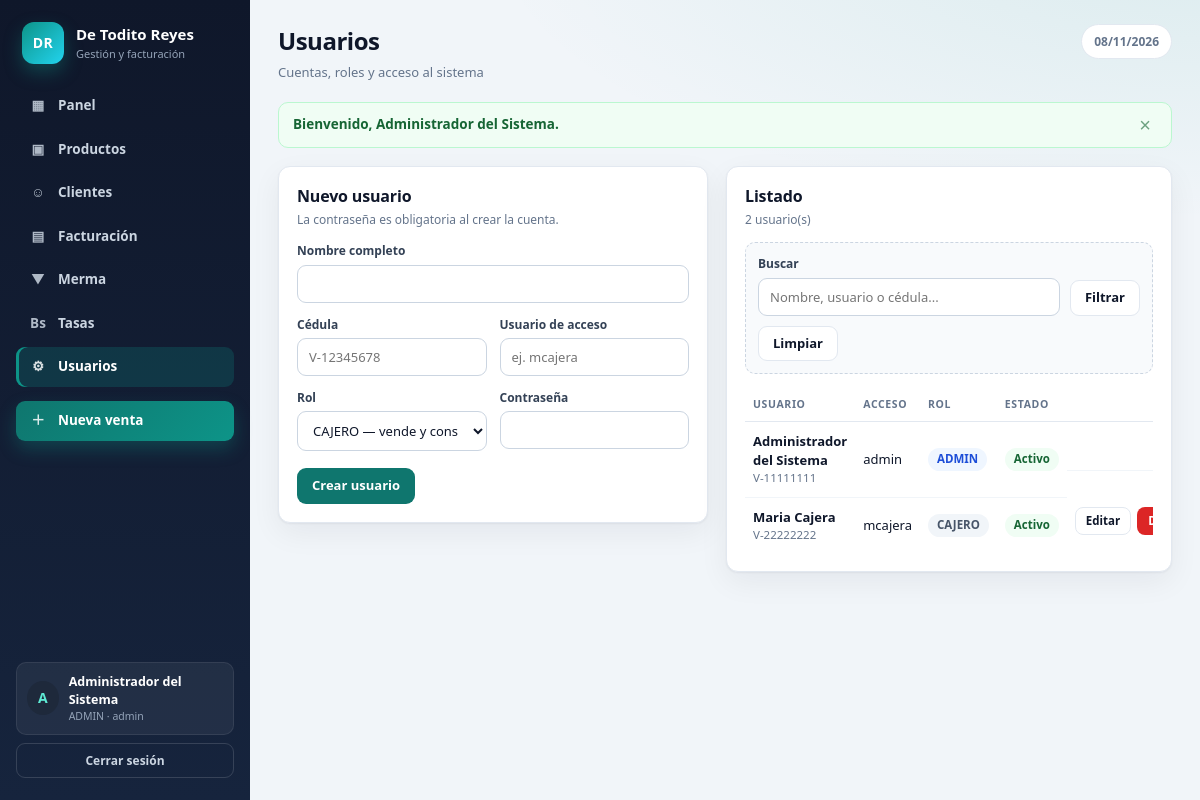
/usuarios (signed in), run on the app's committed database.
### tables this page shows
CREATE TABLE usuarios (
  id_usuario    INT           NOT NULL AUTO_INCREMENT,
  cedula        VARCHAR(15)   NOT NULL,
  nombre_completo VARCHAR(100) NOT NULL,
  usuario_login VARCHAR(40)   NOT NULL,
  password_hash VARCHAR(255)  NOT NULL COMMENT 'Generado con password_hash() de PHP (bcrypt/argon2)',
  rol           ENUM('ADMIN','CAJERO') NOT NULL DEFAULT 'CAJERO',
  activo        TINYINT(1)    NOT NULL DEFAULT 1,
  creado        DATETIME      NOT NULL DEFAULT CURRENT_TIMESTAMP,
  PRIMARY KEY (id_usuario),
  UNIQUE KEY uq_usuarios_cedula (cedula),
  UNIQUE KEY uq_usuarios_login  (usuario_login),
  CONSTRAINT chk_usuarios_activo CHECK (activo IN (0,1))
);

### app/core/BaseController.php (called while the page is built, shortened)
<?php
abstract class BaseController
{
    protected function render(string $vista, array $datos = []): void
    {
        extract($datos, EXTR_SKIP);
        require __DIR__ . '/../vistas/' . $vista . '.php';
    }
}

### app/controladores/UsuariosController.php (called while the page is built, shortened)
<?php
final class UsuariosController extends BaseController
{
    public function index(): void
    {
        $modelo = new UsuarioModel();
        $busqueda = trim((string) ($_GET['q'] ?? ''));
        $editar = null;
        $old = $_SESSION['old_usuario'] ?? null;
        $this->render('usuarios/index', [
            'titulo'    => 'Usuarios',
            'subtitulo' => 'Cuentas, roles y acceso al sistema',
            'activo'    => 'usuarios',
            'busqueda'  => $busqueda,
            'usuarios'  => $modelo->listar($busqueda),
            'editar'    => $editar,
            'old'       => $old,
        ]);
    }
}

### config/helpers.php (called while the page is built, shortened)
<?php
function e($value): string
{
    return htmlspecialchars((string) $value, ENT_QUOTES, 'UTF-8');
}
function base_url(string $path = ''): string
{
    static $base = null;
    if ($base === null) {
        $base    = '';
        $docRoot = realpath((string) ($_SERVER['DOCUMENT_ROOT'] ?? ''));
        $public  = realpath(__DIR__ . '/../public');
        if ($docRoot !== false && $public !== false) {
            $docRoot = rtrim(str_replace('\\', '/', $docRoot), '/');
            $public  = str_replace('\\', '/', $public);
            if ($docRoot !== '' && strncasecmp($public, $docRoot, strlen($docRoot)) === 0) {
                $base = rtrim(substr($public, strlen($docRoot)), '/');
            }
        }
    }
    return $base . '/' . ltrim($path, '/');
}
function url(string $path = '', array $query = []): string
{
    $url = base_url($path);
    if ($query) {
        $url .= '?' . http_build_query($query);
    }
    return $url;
}
function current_user(): array
{
    if (isset($_SESSION['usuario']) && is_array($_SESSION['usuario'])) {
        return $_SESSION['usuario'];
    }
    return [
        'id_usuario'      => 0,
        'nombre_completo' => 'Invitado',
        'usuario_login'   => '',
        'rol'             => '',
    ];
}
function current_user_id(): int
{
    return (int) current_user()['id_usuario'];
}

### app/modelos/UsuarioModel.php (called while the page is built, shortened)
<?php
final class UsuarioModel
{
    private PDO $db;
    public function __construct()
    {
        $this->db = db();
    }
    public function listar(string $busqueda = ''): array
    {
        $sql = "SELECT id_usuario, cedula, nombre_completo, usuario_login, rol, activo, creado
                FROM usuarios";
        $sql .= " ORDER BY (rol = 'ADMIN') DESC, nombre_completo ASC";
        $stmt = $this->db->prepare($sql);
        if ($busqueda !== '') {
            $like = '%' . $busqueda . '%';
            $stmt->execute([':q1' => $like, ':q2' => $like, ':q3' => $like]);
        } else {
            $stmt->execute();
        }
        return $stmt->fetchAll();
    }
}

### config/database.php (called while the page is built, shortened)
<?php
function db(): PDO
{
    static $pdo = null;
    if ($pdo instanceof PDO) {
        return $pdo;
    }
    $dsn = 'mysql:host=' . DB_HOST . ';dbname=' . DB_NAME . ';charset=' . DB_CHARSET;
    try {
        $pdo = new PDO($dsn, DB_USER, DB_PASS, [
            PDO::ATTR_ERRMODE            => PDO::ERRMODE_EXCEPTION,
            PDO::ATTR_DEFAULT_FETCH_MODE => PDO::FETCH_ASSOC,
            PDO::ATTR_EMULATE_PREPARES   => false,
        ]);
        $pdo->exec("SET time_zone = '-04:00'");
    } catch (PDOException $e) {
        error_log(sprintf(
            '[De Todito Reyes] Error de conexión a MySQL: %s en %s:%d',
            $e->getMessage(),
            $e->getFile(),
            $e->getLine()
        ));
        http_response_code(500);
        echo '<!DOCTYPE html><html lang="es"><head><meta charset="utf-8">';
        echo '<title>Error de conexión</title></head><body style="font-family:Arial;padding:40px">';
        echo '<h1>No se pudo conectar con la base de datos</h1>';
        echo '<p>Verifica que MySQL esté activo en XAMPP y que hayas importado ';
        echo '<strong>sql/de_todito_reyes.sql</strong> en phpMyAdmin.</p>';
        echo '<p>Si el problema continúa, contacta al administrador del sistema.</p>';
        echo '</body></html>';
        exit;
    }
    return $pdo;
}

### app/vistas/usuarios/index.php (the view, shortened to what this page needs)
<?php
$esEdicion = is_array($editar);
$valor = static function (string $campo, $defecto = '') use ($editar, $old) {
    if (is_array($old) && array_key_exists($campo, $old)) {
        return $old[$campo];
    }
    if (is_array($editar) && array_key_exists($campo, $editar)) {
        return $editar[$campo];
    }
    return $defecto;
};
require __DIR__ . '/../layout/header.php';
?>
<div class="grid-sidebar">
    <section class="panel">
        <div class="panel-head">
            <div>
                <h2><?= $esEdicion ? 'Editar usuario' : 'Nuevo usuario' ?></h2>
                <p class="panel-sub">
                    <?= $esEdicion
                        ? 'Deja la contraseña vacía para conservar la actual.'
                        : 'La contraseña es obligatoria al crear la cuenta.' ?>
                </p>
            </div>
        </div>
        <form method="POST" action="<?= e(url('usuarios')) ?>" class="form-grid">
            <label class="field field-full">
                <span>Nombre completo</span>
                <input type="text" name="nombre_completo" maxlength="100" required
                       value="<?= e($valor('nombre_completo')) ?>">
            </label>
            <label class="field">
                <span>Cédula</span>
                <input type="text" name="cedula" maxlength="15" required
                       placeholder="V-12345678"
                       value="<?= e($valor('cedula')) ?>">
            </label>
            <label class="field">
                <span>Usuario de acceso</span>
                <input type="text" name="usuario_login" maxlength="40" required
                       placeholder="ej. mcajera"
                       value="<?= e($valor('usuario_login')) ?>">
            </label>
            <label class="field">
                <span>Rol</span>
                <select name="rol">
                    <option value="CAJERO" <?= $valor('rol', 'CAJERO') === 'CAJERO' ? 'selected' : '' ?>>
                        CAJERO — vende y consulta
                    </option>
                </select>
            </label>
            <label class="field">
                <span><?= $esEdicion ? 'Nueva contraseña (opcional)' : 'Contraseña' ?></span>
                <input type="password" name="password" minlength="6" maxlength="72"
                       autocomplete="new-password"
                       <?= $esEdicion ? '' : 'required' ?>>
            </label>
            <div class="form-actions field-full">
                <button type="submit" class="btn btn-primary">
                    <?= $esEdicion ? 'Guardar cambios' : 'Crear usuario' ?>
                </button>
            </div>
        </form>
    </section>
    <section class="panel">
        <div class="panel-head">
            <div>
                <h2>Listado</h2>
                <p class="panel-sub"><?= count($usuarios) ?> usuario(s)</p>
            </div>
        </div>
        <form method="GET" action="<?= e(url('usuarios')) ?>" class="filters">
            <label class="field field-grow">
                <span>Buscar</span>
                <input type="search" name="q" value="<?= e($busqueda) ?>"
                       placeholder="Nombre, usuario o cédula...">
            </label>
            <button type="submit" class="btn btn-ghost">Filtrar</button>
            <a class="btn btn-ghost" href="<?= e(url('usuarios')) ?>">Limpiar</a>
        </form>
        <?php if ($usuarios): ?>
            <div class="table-wrap">
                <table>
                    <thead>
                        <tr>
                            <th>Usuario</th>
                            <th>Acceso</th>
                            <th>Rol</th>
                            <th>Estado</th>
                            <th></th>
                        </tr>
                    </thead>
                    <tbody>
                    <?php foreach ($usuarios as $u): ?>
                        <tr>
                            <td>
                                <strong><?= e($u['nombre_completo']) ?></strong>
                                <small class="muted"><?= e($u['cedula']) ?></small>
                            </td>
                            <td><?= e($u['usuario_login']) ?></td>
                            <td>
                                <span class="badge <?= $u['rol'] === 'ADMIN' ? 'badge-info' : 'badge-muted' ?>">
                                    <?= e($u['rol']) ?>
                                </span>
                            </td>
                            <td>
                                <span class="badge <?= (int) $u['activo'] === 1 ? 'badge-ok' : 'badge-muted' ?>">
                                    <?= (int) $u['activo'] === 1 ? 'Activo' : 'Inactivo' ?>
                                </span>
                            </td>
                            <td class="acciones">
                                <a class="btn btn-sm btn-ghost" href="<?= e(url('usuarios', ['editar' => (int) $u['id_usuario']])) ?>">
                                    Editar
                                </a>
                                <?php if ((int) $u['id_usuario'] === current_user_id()): ?>
                                    <span class="badge badge-muted">Tu cuenta</span>
                                <?php else: ?>
                                    <form method="POST" action="<?= e(url('usuarios')) ?>" class="inline-form">
                                        <button type="submit"
                                                class="btn btn-sm <?= (int) $u['activo'] === 1 ? 'btn-danger' : 'btn-success' ?>"
                                                data-confirm="<?= (int) $u['activo'] === 1 ? '¿Desactivar este usuario? No podrá iniciar sesión.' : '¿Reactivar este usuario?' ?>">
                                        </button>
                                    </form>
                                <?php endif; ?>
                            </td>
                        </tr>
                    <?php endforeach; ?>
                    </tbody>
                </table>
            </div>
        <?php endif; ?>
    </section>
</div>
<?php require __DIR__ . '/../layout/footer.php'; ?>

### public/assets/css/estilos.css (style rules this page uses)
:root { --bg: #f1f5f9; --surface: #ffffff; --ink: #0f172a; --muted: #64748b; --line: #e2e8f0; --primary: #0f766e; --primary-600: #0d9488; --primary-50: #ecfdf5; --accent: #f59e0b; --danger: #dc2626; --danger-50: #fef2f2; --success: #16a34a; --success-50: #f0fdf4; --info: #2563eb; --info-50: #eff6ff; --warn-50: #fffbeb; --sidebar: #0f172a; --sidebar-2: #16243d; --radius: 12px; --shadow: 0 1px 2px rgba(15, 23, 42, .05), 0 10px 30px rgba(15, 23, 42, .06); }
* { box-sizing: border-box; }
html, body { margin: 0; padding: 0; }
body { font-family: "Segoe UI", system-ui, -apple-system, BlinkMacSystemFont, Arial, sans-serif; background: radial-gradient(1200px 500px at 100% -10%, rgba(13, 148, 136, .10), transparent 60%), var(--bg); color: var(--ink); font-size: 14px; line-height: 1.45; }
a { color: var(--primary); }
.grid-sidebar { display: grid; grid-template-columns: minmax(330px, 430px) minmax(0, 1fr); gap: 18px; align-items: start; }
.panel { background: var(--surface); border: 1px solid var(--line); border-radius: var(--radius); box-shadow: var(--shadow); padding: 18px; margin-bottom: 18px; min-width: 0; }
.grid-2 > .panel, .grid-sidebar > .panel { margin-bottom: 0; }
.panel-head { display: flex; align-items: flex-start; justify-content: space-between; gap: 14px; margin-bottom: 14px; }
.panel-head h2 { margin: 0; font-size: 16px; letter-spacing: -.01em; }
.panel-sub { margin: 3px 0 0; color: var(--muted); font-size: 12px; }
.table-wrap { width: 100%; overflow-x: auto; }
table { width: 100%; border-collapse: collapse; font-size: 13px; }
th { padding: 9px 8px; border-bottom: 1px solid var(--line); color: var(--muted); font-size: 10.5px; font-weight: 800; letter-spacing: .06em; text-align: left; text-transform: uppercase; white-space: nowrap; }
td { padding: 10px 8px; border-bottom: 1px solid #f1f5f9; vertical-align: middle; }
tbody tr:last-child td { border-bottom: 0; }
.acciones { display: flex; align-items: center; gap: 6px; justify-content: flex-end; white-space: nowrap; }
.inline-form { display: inline-flex; margin: 0; }
.muted { display: block; color: var(--muted); font-size: 11.5px; font-weight: 500; }
.badge { display: inline-flex; align-items: center; gap: 4px; padding: 3px 9px; border-radius: 999px; font-size: 11.5px; font-weight: 800; white-space: nowrap; }
.badge-ok { background: var(--success-50); color: #166534; }
.badge-info { background: var(--info-50); color: #1d4ed8; }
.badge-muted { background: #f1f5f9; color: #475569; }
.btn { display: inline-flex; align-items: center; justify-content: center; gap: 6px; padding: 9px 14px; border: 1px solid transparent; border-radius: 9px; background: #e2e8f0; color: var(--ink); font-family: inherit; font-size: 13px; font-weight: 700; line-height: 1.2; text-decoration: none; cursor: pointer; transition: background .15s, border-color .15s, transform .1s, opacity .15s; }
.btn-sm { padding: 6px 10px; font-size: 11.5px; border-radius: 8px; }
.btn-primary { background: var(--primary); color: #fff; }
.btn-danger { background: var(--danger); color: #fff; }
.btn-ghost { background: var(--surface); border-color: var(--line); color: var(--ink); }
.form-grid { display: grid; grid-template-columns: repeat(2, minmax(0, 1fr)); gap: 13px; }
.field { display: flex; flex-direction: column; gap: 5px; min-width: 0; }
.field > span { color: #334155; font-size: 12px; font-weight: 700; }
.field-full { grid-column: 1 / -1; }
.field-grow { flex: 1 1 220px; }
input, select, textarea { width: 100%; padding: 9px 11px; border: 1px solid #cbd5e1; border-radius: 9px; background: #fff; color: var(--ink); font-family: inherit; font-size: 13px; outline: none; transition: border-color .15s, box-shadow .15s; }
.form-actions { display: flex; align-items: center; gap: 10px; padding-top: 4px; }
.filters { display: flex; align-items: flex-end; flex-wrap: wrap; gap: 10px; padding: 12px; margin-bottom: 14px; border: 1px dashed #cbd5e1; border-radius: 10px; background: #f8fafc; }
.filters .field { min-width: 140px; }

### data on the page
usuarios: nombre_completo "Administrador del Sistema", cedula "V-11111111", usuario_login "admin", rol "ADMIN", activo "Activo"
usuarios: nombre_completo "Maria Cajera", cedula "V-22222222", usuario_login "mcajera", rol "CAJERO", activo "Activo"

### other printed values
substr((string) $usuario['nombre_completo'], 0, 1) "A"
$usuario['nombre_completo'] "Administrador del Sistema"
$usuario['rol'] "ADMIN"
$usuario['usuario_login'] "admin"
$titulo "Usuarios"
$subtitulo "Cuentas, roles y acceso al sistema"
$item['mensaje'] "Bienvenido, Administrador del Sistema."
count($usuarios) "2"
